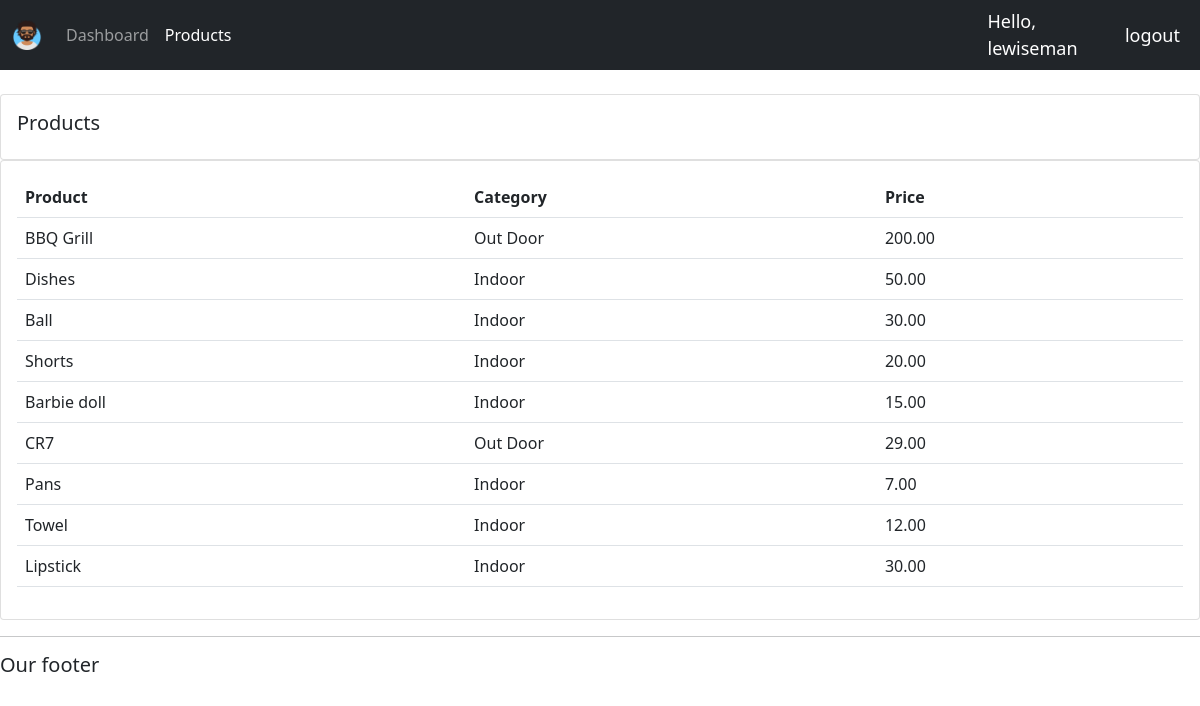
/products (signed in), run on the app's committed database.
### accounts/models.py (models this page shows, shortened)
class Product(models.Model):
    CATEGORY = (
        ('Indoor', 'Indoor'),
        ('Out Door', 'Out Door'),
    )
    name = models.CharField(max_length=200, null=True)
    price = models.DecimalField(decimal_places=2, max_digits=6, null=True)
    description = models.TextField(null=True, blank=True)
    category = models.CharField(max_length=200, null=True, choices=CATEGORY)
    date_created = models.DateTimeField(auto_now_add=True, null=True)
    tag = models.ManyToManyField(Tag)

### accounts/decorators.py (the view)
        def wrapper_func(request, *args, **kwargs):
            group = None
            if request.user.groups.exists():
                group = request.user.groups.all()[0].name
            if group in allowed_roles:
                return view_func(request, *args, **kwargs)
            else:
                return HttpResponse('You are not authorized to view this page')

### accounts/views.py (called while the page is built)
@login_required(login_url='login')
@allowed_users(allowed_roles=['admin'])
def products(request):
    products = Product.objects.all()
    context = {'products':products}
    return render(request, 'accounts/products.html', context)

### accounts/templates/accounts/products.html (shortened to what this page needs)
{% extends 'accounts/base.html' %}
{% load static %}
{% block content %}
<br>
<div class="row">
    <div class="col-md">
        <div class="card card-body">
            <h5>Products</h5>
        </div>
        <div class="card card-body">
            <table class="table">
                <tr>
                    <th>Product</th>
                    <th>Category</th>
                    <th>Price</th>
                </tr>
                {% for product in products %}
                <tr>
                    <td>{{ product.name }}</td>
                    <td>{{ product.category }}</td>
                    <td>{{ product.price }}</td>
                </tr>
                {% endfor %}
            </table>
        </div>
    </div>
</div>
{% endblock content %}

### accounts/templates/accounts/navbar.html (shortened to what this page needs)
{% load static %}
<nav class="navbar navbar-expand-lg navbar-dark bg-dark">
    <div class="container-fluid">
        <a class="navbar-brand" href="#">
            <img src="{% static 'images/favicon.png' %}" alt="face picture" width="30" height="30" class="d-inline-block align-top">
        </a>
        <div class="collapse navbar-collapse" id="navbarNav">
            <ul class="navbar-nav">
                {% if request.user.is_staff %}
                <li class="nav-item">
                    <a class="nav-link {% if request.resolver_match.url_name == 'home' %} active {% endif %}" href="{% url 'home' %}">Dashboard</a>
                </li>
                <li class="nav-item">
                    <a class="nav-link {% if request.resolver_match.url_name == 'products' %} active {% endif %}" href="{% url 'products' %}">Products</a>
                </li>
                {% else %}
                <li class="nav-item">
                    <a class="nav-link {% if request.resolver_match.url_name == 'account' %} active {% endif %}" href="{% url 'account' %}">Settings</a>
                </li>
                {% endif %}
            </ul>
        </div>
    </div>
    <span class="hello-msg">Hello, {{ request.user }}</span>
    <span><a  class="hello-msg" href="{% url 'logout' %}">logout</a></span>
</nav>

### static/css/main.css (style rules this page uses)
body { background-color: #ebeff5; }

### accounts/templates/accounts/navbar.html (style rules this page uses)
.hello-msg { font-size: 18px; color: white; margin-right: 20px; text-decoration: none; }

### data on the page
Product: name "BBQ Grill", category "Out Door", price "200.00"
Product: name "Dishes", category "Indoor", price "50.00"
Product: name "Ball", category "Indoor", price "30.00"
Product: name "Shorts", category "Indoor", price "20.00"
Product: name "Barbie doll", category "Indoor", price "15.00"
Product: name "CR7", category "Out Door", price "29.00"
Product: name "Pans", category "Indoor", price "7.00"
Product: name "Towel", category "Indoor", price "12.00"
Product: name "Lipstick", category "Indoor", price "30.00"

### other printed values
{{ request.user }} "lewiseman"
